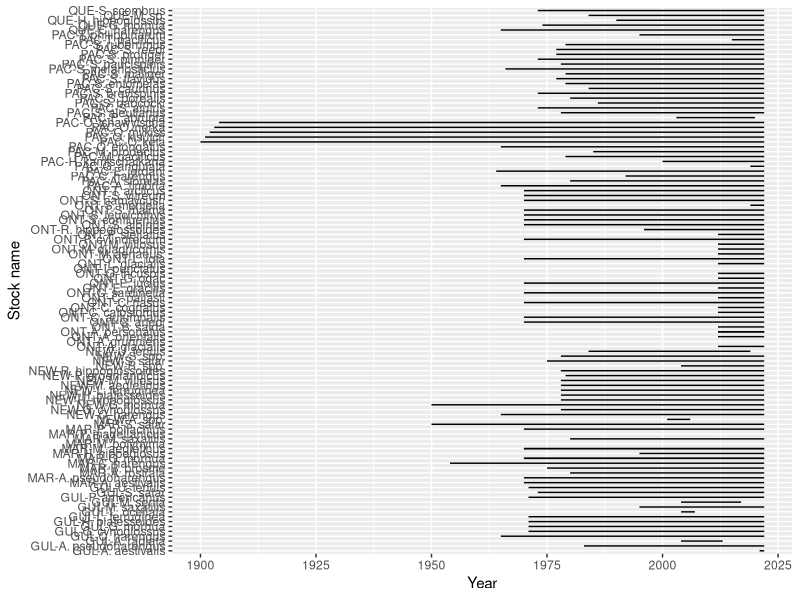
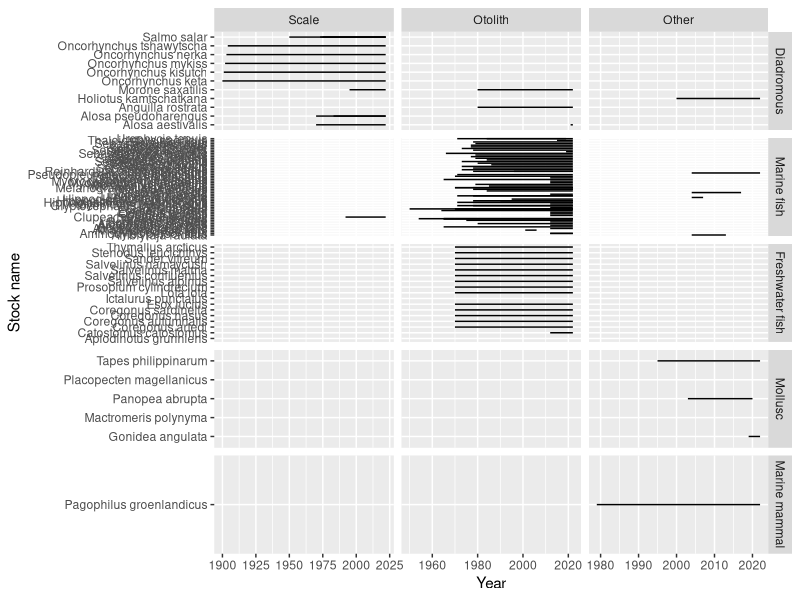
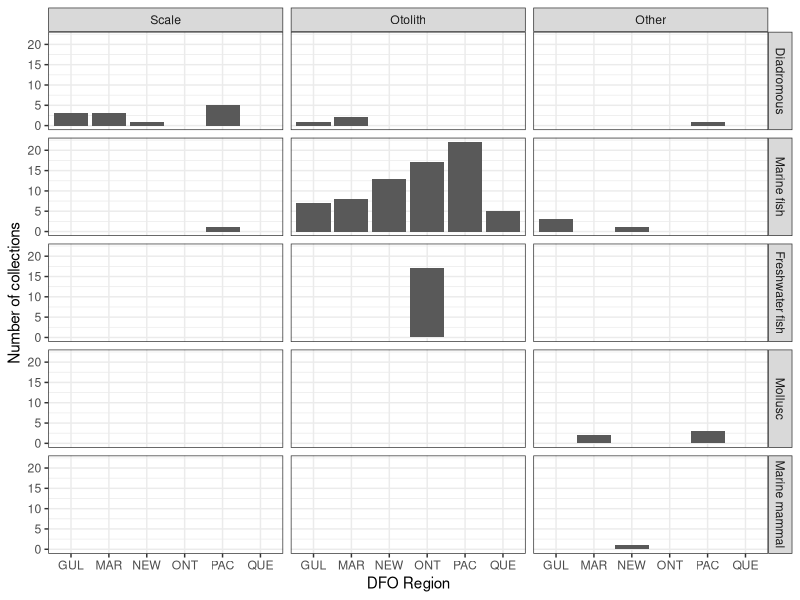
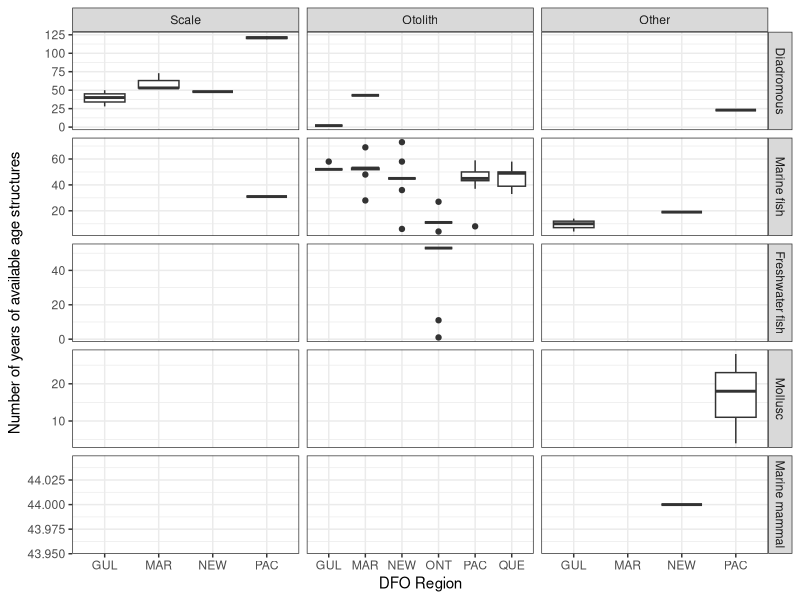
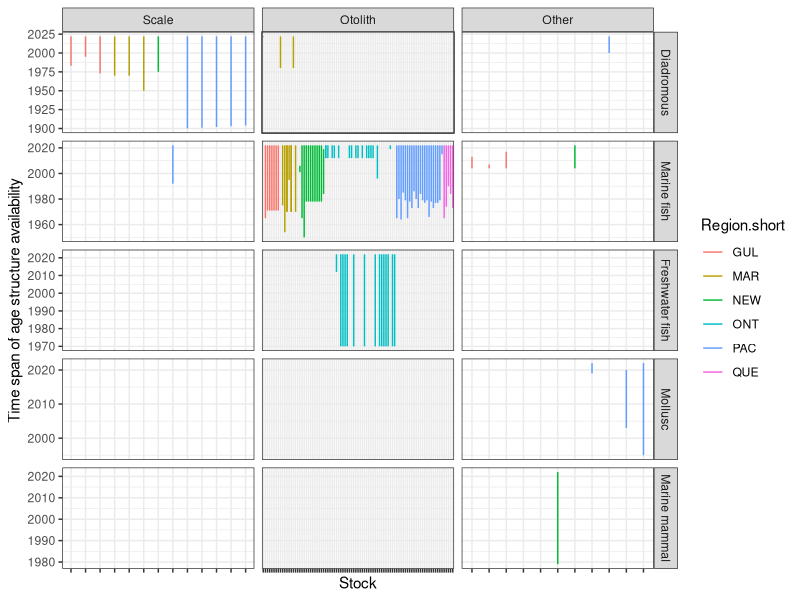
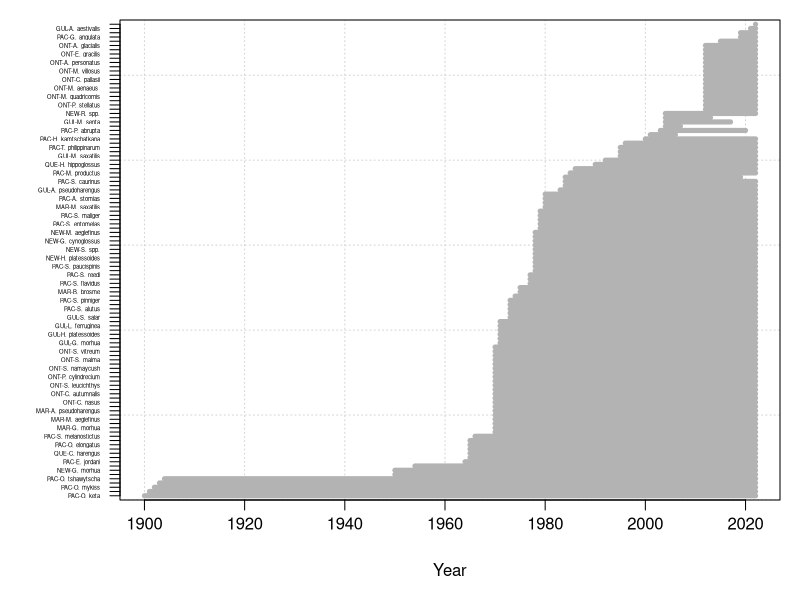
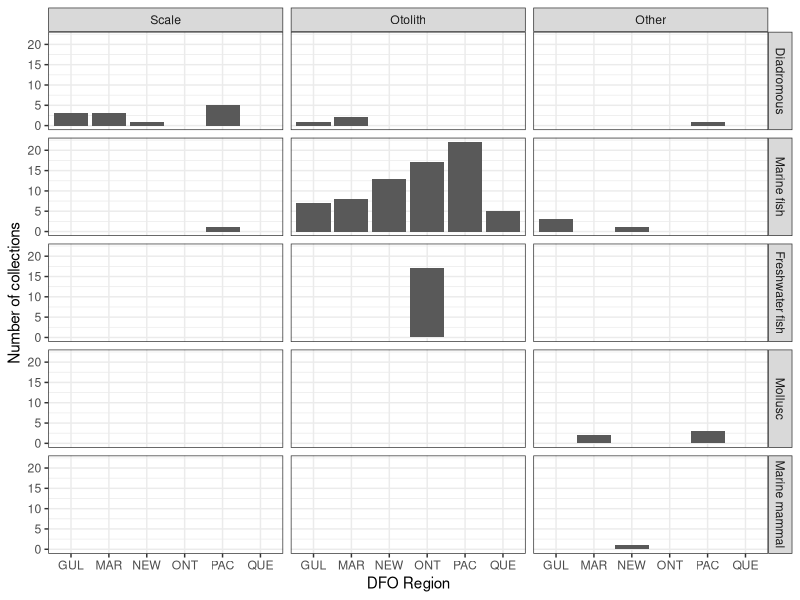
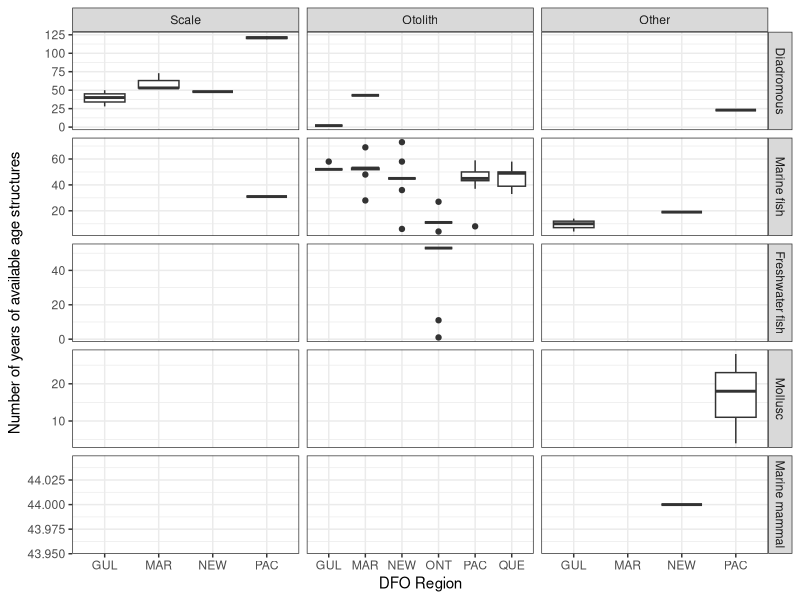

Here is the R script that generated these plots, in order:
## rm(list=ls())

in.df <- readxl::read_xlsx("./Ageing-workshop-regional-homework-all-regions.xlsx", skip=3)
in.df$ageing.structure <- in.df$`Ageing structure`
in.df$n.years <- in.df$End.year - in.df$Start.year + 1

in.df$stock <- paste0(in.df$Region.short, "-", substring(sapply(strsplit(in.df$`Scientific name`," "), "[", 1),1,1), ". ",  sapply(strsplit(in.df$`Scientific name`," "), "[", 2))
in.df$sci.name <- in.df$`Scientific name`
in.df$Structure.type <- in.df$`Structure type`
in.df$taxonomic.category <- in.df$'Taxonomic category'

xl <- range(in.df$Start.year, na.rm=TRUE)

keep <- which(in.df$Start.year>=1900) ## remove rows where no start year appears
nn <- length(keep)

yl <- c(0,nn+1)

use.df <- in.df[keep,]

oo <- order(use.df$Start.year, decreasing=FALSE)
use.df <- use.df[oo,]

png.fn <- "orca-plot.png"
png(png.fn, width=1200, height=1800, res=150)
par(mar=c(5,6,1,1))
plot(1970, 1, type='n', xlim=xl, ylim=yl, xlab="Year", ylab="",  yaxs="i", axes=FALSE)
grid()


for(ii in 1:nrow(use.df)){
this.df <- use.df[ii, ]
segments(this.df$Start.year, ii, this.df$End.year, ii, lty=1, lwd=5, col=grey(0.7))
}

axis(side=1, padj=-0.5)
axis(side=2, at=1:nrow(use.df), labels=use.df$stock, las=1, cex.axis=0.35)

box()
dev.off()


## break down by other variables
long.df <- in.df
long.df$Structure.type <- factor(long.df$Structure.type, levels=c("Scale","Otolith","Other"), ordered=TRUE)
long.df$taxonomic.category <- factor(long.df$taxonomic.category, levels=c("Diadromous","Marine fish","Freshwater fish","Mollusc","Marine mammal"), ordered=TRUE)

## use species and region for uniqueness, to deflate the Newfoundland case where the same species appear for each survey
long.df$uid <- paste0(long.df$Region.short, "-", long.df$`Scientific name`)
long.df$scientific.name <- long.df$`Scientific name`

library(ggplot2)

g <- ggplot(data=long.df, aes(x=Start.year, xend=End.year, y=stock, yend=stock)) +
  geom_segment() + xlab("Year") + ylab("Stock name")
g


g <- ggplot(data=long.df, aes(x=Start.year, xend=End.year, y=sci.name, yend=sci.name)) +
  geom_segment() + xlab("Year") + ylab("Stock name") +
  facet_grid(cols=vars(Structure.type), rows=vars(taxonomic.category), scales="free")
g


g <- ggplot(data=long.df, aes(Region.short)) +
  geom_histogram(stat="count") +
  facet_grid(cols=vars(Structure.type), rows=vars(taxonomic.category)) +
  theme_bw() +
  xlab("DFO Region") + ylab("Number of collections")
g

pdf.fn <- "number-of-stocks-by-structure-and-taxonomic-group.pdf"
ggsave(g, file=pdf.fn, width=8.5, height=11)

## histogram showing the number of years
g <- ggplot(data=long.df, aes(x=Region.short, y=n.years)) +
  geom_boxplot() +
  facet_grid(cols=vars(Structure.type), rows=vars(taxonomic.category), scales = "free") +
  theme_bw() +
  xlab("DFO Region") + ylab("Number of years of available age structures")
g
pdf.fn <- "number-of-years-by-structure-and-taxonomic-group.pdf"
ggsave(g, file=pdf.fn, width=8.5, height=11)


g <- ggplot(data=long.df, aes(x=uid, y=Start.year, colour=Region.short)) +
  geom_segment(aes(xend=uid, yend=End.year)) +
  facet_grid(cols=vars(Structure.type), rows=vars(taxonomic.category), scales = "free") +
  theme_bw() + ylab("Time span of age structure availability") + xlab("Stock") +
  theme(axis.text.x=element_blank())

g

pdf.fn <- "timespan-by-structure-and-taxonomic-group.pdf"
ggsave(g, file=pdf.fn, width=8.5, height=11)
